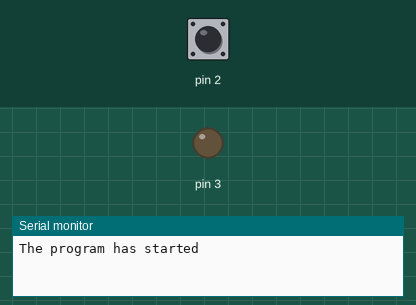
The sketch below on a simulated Arduino Uno, built with avr-gcc and run on an emulated ATmega328P. Shown: output pins drawn as LEDs (lit = HIGH), the last lines printed to the serial monitor. The inputs (shaded band) are chosen by the test bench; at power-on: pin 2 HIGH.

Above: at 1.2 s.
1.3 s: pin 2 pulled LOW for 0.15 s
At 2.3 s:
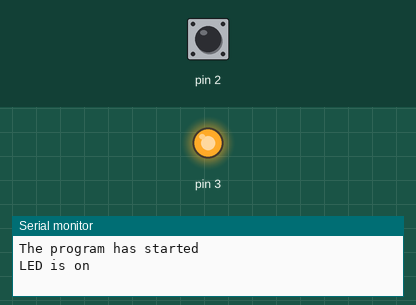
2.9 s: pin 2 pulled LOW for 1 s
At 3.5 s:
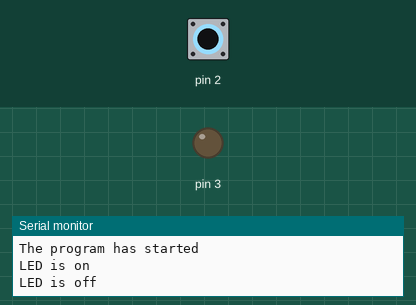
5.4 s: pin 2 pulled LOW for 3.2 s
At 6.7 s:
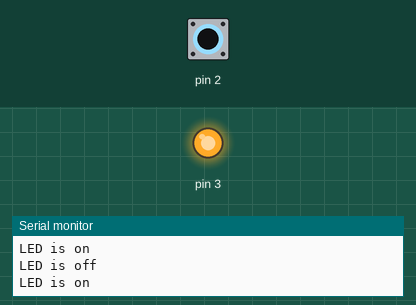
Timing chart, 0 to 8.4 s (numbered marks = the images above; inputs shaded):
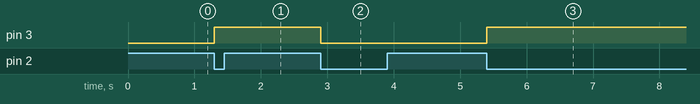

The sketch:

ButtonLight.ino
```cpp
bool buttonPressed = false;
int lastButtonState = HIGH;

void setup() {
  Serial.begin(9600);
  Serial.println("The program has started");
  pinMode(2, INPUT_PULLUP);
  pinMode(3, OUTPUT);
}

void loop() {
  int buttonState = digitalRead(2);

  if (buttonState == LOW && lastButtonState == HIGH) {
    buttonPressed = !buttonPressed;
    if (buttonPressed) {
      Serial.println("LED is on");
    } else {
      Serial.println("LED is off");
    }
  }

  if (buttonPressed == true) {
    digitalWrite(3, HIGH);
  } else {
    digitalWrite(3, LOW);
  }

  lastButtonState = buttonState;
  delay(50);
}
```

Measured:
- after the input at 1.3 s, pin 3: LOW → HIGH at once
- after the input at 2.9 s, pin 3: HIGH → LOW at once
- after the input at 5.4 s, pin 3: LOW → HIGH at once
